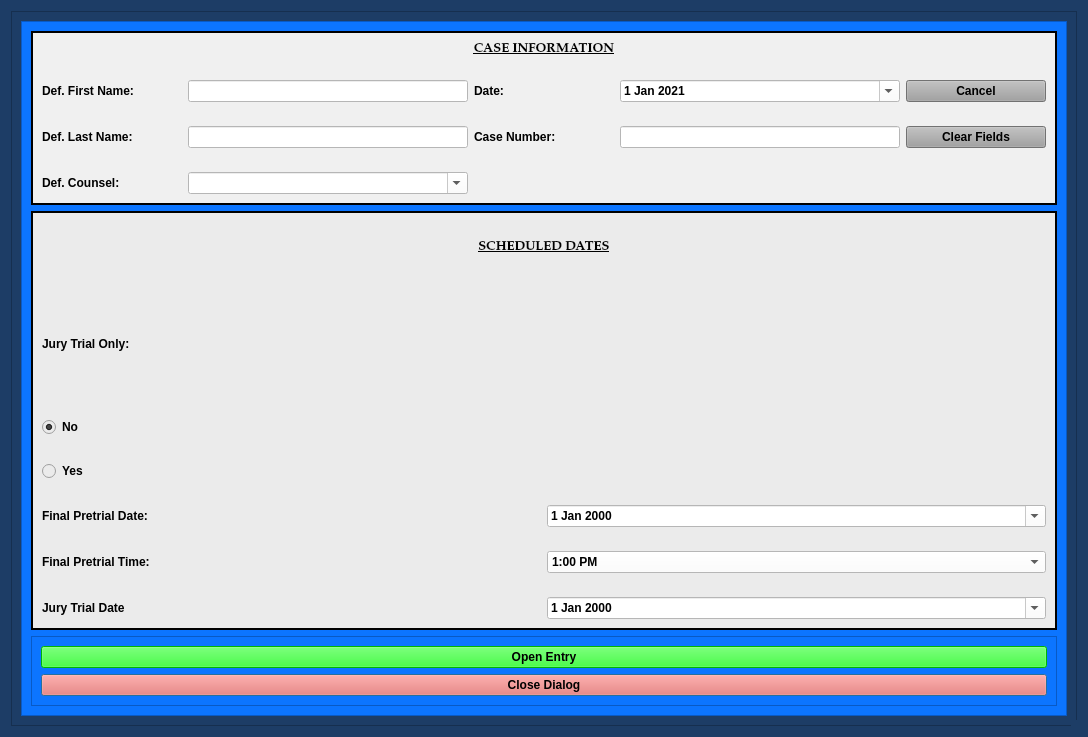
<?xml version="1.0" encoding="UTF-8"?>
<ui version="4.0">
 <class>FinalJuryNoticeOfHearingDialog</class>
 <widget class="QDialog" name="FinalJuryNoticeOfHearingDialog">
  <property name="windowModality">
   <enum>Qt::NonModal</enum>
  </property>
  <property name="geometry">
   <rect>
    <x>0</x>
    <y>0</y>
    <width>1088</width>
    <height>737</height>
   </rect>
  </property>
  <property name="sizePolicy">
   <sizepolicy hsizetype="Preferred" vsizetype="Preferred">
    <horstretch>0</horstretch>
    <verstretch>0</verstretch>
   </sizepolicy>
  </property>
  <property name="minimumSize">
   <size>
    <width>0</width>
    <height>0</height>
   </size>
  </property>
  <property name="maximumSize">
   <size>
    <width>2500</width>
    <height>3500</height>
   </size>
  </property>
  <property name="palette">
   <palette>
    <active>
     <colorrole role="Button">
      <brush brushstyle="SolidPattern">
       <color alpha="255">
        <red>29</red>
        <green>61</green>
        <blue>102</blue>
       </color>
      </brush>
     </colorrole>
     <colorrole role="Base">
      <brush brushstyle="SolidPattern">
       <color alpha="255">
        <red>29</red>
        <green>61</green>
        <blue>102</blue>
       </color>
      </brush>
     </colorrole>
     <colorrole role="Window">
      <brush brushstyle="SolidPattern">
       <color alpha="255">
        <red>29</red>
        <green>61</green>
        <blue>102</blue>
       </color>
      </brush>
     </colorrole>
    </active>
    <inactive>
     <colorrole role="Button">
      <brush brushstyle="SolidPattern">
       <color alpha="255">
        <red>29</red>
        <green>61</green>
        <blue>102</blue>
       </color>
      </brush>
     </colorrole>
     <colorrole role="Base">
      <brush brushstyle="SolidPattern">
       <color alpha="255">
        <red>29</red>
        <green>61</green>
        <blue>102</blue>
       </color>
      </brush>
     </colorrole>
     <colorrole role="Window">
      <brush brushstyle="SolidPattern">
       <color alpha="255">
        <red>29</red>
        <green>61</green>
        <blue>102</blue>
       </color>
      </brush>
     </colorrole>
    </inactive>
    <disabled>
     <colorrole role="Button">
      <brush brushstyle="SolidPattern">
       <color alpha="255">
        <red>29</red>
        <green>61</green>
        <blue>102</blue>
       </color>
      </brush>
     </colorrole>
     <colorrole role="Base">
      <brush brushstyle="SolidPattern">
       <color alpha="255">
        <red>29</red>
        <green>61</green>
        <blue>102</blue>
       </color>
      </brush>
     </colorrole>
     <colorrole role="Window">
      <brush brushstyle="SolidPattern">
       <color alpha="255">
        <red>29</red>
        <green>61</green>
        <blue>102</blue>
       </color>
      </brush>
     </colorrole>
    </disabled>
   </palette>
  </property>
  <property name="font">
   <font>
    <family>Palatino Linotype</family>
    <pointsize>10</pointsize>
    <weight>75</weight>
    <italic>false</italic>
    <bold>true</bold>
   </font>
  </property>
  <property name="windowTitle">
   <string>Final and Jury Notice of Hearing Information</string>
  </property>
  <property name="toolTip">
   <string/>
  </property>
  <property name="styleSheet">
   <string notr="true">background-color: rgb(29, 61, 102);
font: 75 10pt &quot;Palatino Linotype&quot;;
font-weight: bold;</string>
  </property>
  <property name="sizeGripEnabled">
   <bool>true</bool>
  </property>
  <property name="modal">
   <bool>true</bool>
  </property>
  <layout class="QGridLayout" name="gridLayout_8">
   <item row="0" column="0">
    <widget class="QFrame" name="frame_4">
     <property name="styleSheet">
      <string notr="true">background-color: rgb(29, 61, 102);</string>
     </property>
     <property name="frameShape">
      <enum>QFrame::StyledPanel</enum>
     </property>
     <property name="frameShadow">
      <enum>QFrame::Raised</enum>
     </property>
     <layout class="QGridLayout" name="gridLayout_4">
      <item row="0" column="0">
       <widget class="QScrollArea" name="scrollArea">
        <property name="focusPolicy">
         <enum>Qt::NoFocus</enum>
        </property>
        <property name="styleSheet">
         <string notr="true">background-color: rgb(12, 117, 255);</string>
        </property>
        <property name="widgetResizable">
         <bool>true</bool>
        </property>
        <widget class="QWidget" name="scrollAreaWidgetContents">
         <property name="geometry">
          <rect>
           <x>0</x>
           <y>0</y>
           <width>1048</width>
           <height>697</height>
          </rect>
         </property>
         <layout class="QGridLayout" name="gridLayout_2">
          <item row="2" column="0">
           <widget class="QFrame" name="frame_8">
            <property name="styleSheet">
             <string notr="true">background-color: rgb(12, 117, 255);</string>
            </property>
            <property name="frameShape">
             <enum>QFrame::StyledPanel</enum>
            </property>
            <property name="frameShadow">
             <enum>QFrame::Raised</enum>
            </property>
            <layout class="QGridLayout" name="gridLayout_10">
             <item row="2" column="0">
              <widget class="QPushButton" name="close_dialog_Button">
               <property name="styleSheet">
                <string notr="true">background-color: rgb(255, 96, 82);
font: 75 11pt &quot;Palatino Linotype&quot;;
font-weight: bold;</string>
               </property>
               <property name="text">
                <string>Close Dialog</string>
               </property>
              </widget>
             </item>
             <item row="0" column="0">
              <widget class="QPushButton" name="create_entry_Button">
               <property name="styleSheet">
                <string notr="true">background-color: rgb(0, 255, 0);
font: 75 11pt &quot;Palatino Linotype&quot;;
font-weight: bold;</string>
               </property>
               <property name="text">
                <string>Open Entry</string>
               </property>
               <property name="autoDefault">
                <bool>false</bool>
               </property>
              </widget>
             </item>
            </layout>
           </widget>
          </item>
          <item row="1" column="0">
           <widget class="QFrame" name="frame_5">
            <property name="styleSheet">
             <string notr="true">background-color: rgb(235, 235, 235);</string>
            </property>
            <property name="frameShape">
             <enum>QFrame::Box</enum>
            </property>
            <property name="frameShadow">
             <enum>QFrame::Plain</enum>
            </property>
            <property name="lineWidth">
             <number>2</number>
            </property>
            <layout class="QGridLayout" name="gridLayout_6">
             <item row="0" column="0">
              <layout class="QGridLayout" name="gridLayout_3" rowstretch="1,2,2,2,0,0,0" rowminimumheight="0,0,0,0,0,0,0">
               <property name="verticalSpacing">
                <number>24</number>
               </property>
               <item row="3" column="0">
                <widget class="QRadioButton" name="jury_trial_only_yes_radioButton">
                 <property name="text">
                  <string>Yes</string>
                 </property>
                 <attribute name="buttonGroup">
                  <string notr="true">buttonGroup</string>
                 </attribute>
                </widget>
               </item>
               <item row="1" column="0">
                <widget class="QLabel" name="label_8">
                 <property name="text">
                  <string>Jury Trial Only:</string>
                 </property>
                </widget>
               </item>
               <item row="5" column="0">
                <widget class="QLabel" name="final_pretrial_time_label">
                 <property name="text">
                  <string>Final Pretrial Time:</string>
                 </property>
                </widget>
               </item>
               <item row="5" column="1">
                <widget class="NoScrollComboBox" name="final_pretrial_time_box">
                 <property name="styleSheet">
                  <string notr="true">background-color: rgb(255, 255, 255);</string>
                 </property>
                 <item>
                  <property name="text">
                   <string>1:00 PM</string>
                  </property>
                 </item>
                 <item>
                  <property name="text">
                   <string>1:15 PM</string>
                  </property>
                 </item>
                 <item>
                  <property name="text">
                   <string>1:30 PM</string>
                  </property>
                 </item>
                 <item>
                  <property name="text">
                   <string>1:45 PM</string>
                  </property>
                 </item>
                 <item>
                  <property name="text">
                   <string>2:00 PM</string>
                  </property>
                 </item>
                 <item>
                  <property name="text">
                   <string>2:15 PM</string>
                  </property>
                 </item>
                 <item>
                  <property name="text">
                   <string>2:30 PM</string>
                  </property>
                 </item>
                 <item>
                  <property name="text">
                   <string>2:45 PM</string>
                  </property>
                 </item>
                 <item>
                  <property name="text">
                   <string>3:00 PM</string>
                  </property>
                 </item>
                 <item>
                  <property name="text">
                   <string>3:15 PM</string>
                  </property>
                 </item>
                 <item>
                  <property name="text">
                   <string>3:30 PM</string>
                  </property>
                 </item>
                 <item>
                  <property name="text">
                   <string>3:45 PM</string>
                  </property>
                 </item>
                 <item>
                  <property name="text">
                   <string>4:00 PM</string>
                  </property>
                 </item>
                 <item>
                  <property name="text">
                   <string>4:15 PM</string>
                  </property>
                 </item>
                </widget>
               </item>
               <item row="4" column="1">
                <widget class="NoScrollDateEdit" name="final_pretrial_dateEdit">
                 <property name="styleSheet">
                  <string notr="true">color: rgb(0, 0, 0);
background-color: rgb(255, 255, 255);</string>
                 </property>
                 <property name="calendarPopup">
                  <bool>true</bool>
                 </property>
                </widget>
               </item>
               <item row="4" column="0">
                <widget class="QLabel" name="final_pretrial_date_label">
                 <property name="text">
                  <string>Final Pretrial Date:</string>
                 </property>
                </widget>
               </item>
               <item row="0" column="0" colspan="2">
                <widget class="QLabel" name="label_5">
                 <property name="font">
                  <font>
                   <family>Palatino Linotype</family>
                   <pointsize>10</pointsize>
                   <weight>75</weight>
                   <italic>false</italic>
                   <bold>true</bold>
                   <underline>true</underline>
                  </font>
                 </property>
                 <property name="text">
                  <string>SCHEDULED DATES</string>
                 </property>
                 <property name="alignment">
                  <set>Qt::AlignCenter</set>
                 </property>
                </widget>
               </item>
               <item row="6" column="1">
                <widget class="NoScrollDateEdit" name="trial_dateEdit">
                 <property name="styleSheet">
                  <string notr="true">color: rgb(0, 0, 0);
background-color: rgb(255, 255, 255);</string>
                 </property>
                 <property name="calendarPopup">
                  <bool>true</bool>
                 </property>
                </widget>
               </item>
               <item row="6" column="0">
                <widget class="QLabel" name="label_4">
                 <property name="text">
                  <string>Jury Trial Date</string>
                 </property>
                </widget>
               </item>
               <item row="2" column="0">
                <widget class="QRadioButton" name="jury_trial_only_no_radioButton">
                 <property name="text">
                  <string>No</string>
                 </property>
                 <property name="checked">
                  <bool>true</bool>
                 </property>
                 <attribute name="buttonGroup">
                  <string notr="true">buttonGroup</string>
                 </attribute>
                </widget>
               </item>
              </layout>
             </item>
            </layout>
           </widget>
          </item>
          <item row="0" column="0">
           <widget class="QFrame" name="case_name_Frame">
            <property name="sizePolicy">
             <sizepolicy hsizetype="Preferred" vsizetype="Preferred">
              <horstretch>0</horstretch>
              <verstretch>0</verstretch>
             </sizepolicy>
            </property>
            <property name="styleSheet">
             <string notr="true">background-color: rgb(240, 240, 240);</string>
            </property>
            <property name="frameShape">
             <enum>QFrame::Box</enum>
            </property>
            <property name="frameShadow">
             <enum>QFrame::Plain</enum>
            </property>
            <property name="lineWidth">
             <number>2</number>
            </property>
            <layout class="QGridLayout" name="gridLayout_5">
             <item row="0" column="0">
              <layout class="QGridLayout" name="gridLayout" columnstretch="1,2,1,2,1">
               <property name="verticalSpacing">
                <number>24</number>
               </property>
               <item row="1" column="0">
                <widget class="QLabel" name="label">
                 <property name="text">
                  <string>Def. First Name:</string>
                 </property>
                </widget>
               </item>
               <item row="1" column="1">
                <widget class="QLineEdit" name="defendant_first_name_lineEdit">
                 <property name="styleSheet">
                  <string notr="true">background-color: rgb(255, 255, 255);</string>
                 </property>
                </widget>
               </item>
               <item row="1" column="2">
                <widget class="QLabel" name="label_26">
                 <property name="text">
                  <string>Date:</string>
                 </property>
                </widget>
               </item>
               <item row="1" column="3">
                <widget class="NoScrollDateEdit" name="plea_trial_date">
                 <property name="focusPolicy">
                  <enum>Qt::NoFocus</enum>
                 </property>
                 <property name="styleSheet">
                  <string notr="true">color: rgb(0, 0, 0);
background-color: rgb(255, 255, 255);</string>
                 </property>
                 <property name="minimumDate">
                  <date>
                   <year>2021</year>
                   <month>1</month>
                   <day>1</day>
                  </date>
                 </property>
                 <property name="calendarPopup">
                  <bool>true</bool>
                 </property>
                 <property name="date">
                  <date>
                   <year>2021</year>
                   <month>1</month>
                   <day>1</day>
                  </date>
                 </property>
                </widget>
               </item>
               <item row="1" column="4">
                <widget class="QPushButton" name="cancel_Button">
                 <property name="focusPolicy">
                  <enum>Qt::NoFocus</enum>
                 </property>
                 <property name="styleSheet">
                  <string notr="true">background-color: rgb(160, 160, 160);</string>
                 </property>
                 <property name="text">
                  <string>Cancel</string>
                 </property>
                </widget>
               </item>
               <item row="2" column="0">
                <widget class="QLabel" name="label_2">
                 <property name="text">
                  <string>Def. Last Name:</string>
                 </property>
                </widget>
               </item>
               <item row="2" column="1">
                <widget class="QLineEdit" name="defendant_last_name_lineEdit">
                 <property name="enabled">
                  <bool>true</bool>
                 </property>
                 <property name="styleSheet">
                  <string notr="true">background-color: rgb(255, 255, 255);</string>
                 </property>
                </widget>
               </item>
               <item row="2" column="2">
                <widget class="QLabel" name="label_3">
                 <property name="text">
                  <string>Case Number:</string>
                 </property>
                </widget>
               </item>
               <item row="2" column="3">
                <widget class="QLineEdit" name="case_number_lineEdit">
                 <property name="maximumSize">
                  <size>
                   <width>500</width>
                   <height>16777215</height>
                  </size>
                 </property>
                 <property name="styleSheet">
                  <string notr="true">background-color: rgb(255, 255, 255);</string>
                 </property>
                </widget>
               </item>
               <item row="2" column="4">
                <widget class="QPushButton" name="clear_fields_case_Button">
                 <property name="focusPolicy">
                  <enum>Qt::NoFocus</enum>
                 </property>
                 <property name="styleSheet">
                  <string notr="true">background-color: rgb(160, 160, 160);</string>
                 </property>
                 <property name="text">
                  <string>Clear Fields</string>
                 </property>
                </widget>
               </item>
               <item row="3" column="0">
                <widget class="QLabel" name="label_24">
                 <property name="text">
                  <string>Def. Counsel:</string>
                 </property>
                </widget>
               </item>
               <item row="3" column="1">
                <widget class="QComboBox" name="defense_counsel_name_box">
                 <property name="styleSheet">
                  <string notr="true">background-color: rgb(255, 255, 255);</string>
                 </property>
                 <property name="editable">
                  <bool>true</bool>
                 </property>
                </widget>
               </item>
               <item row="0" column="0" colspan="5">
                <widget class="QLabel" name="label_6">
                 <property name="font">
                  <font>
                   <family>Palatino Linotype</family>
                   <pointsize>10</pointsize>
                   <weight>75</weight>
                   <italic>false</italic>
                   <bold>true</bold>
                   <underline>true</underline>
                  </font>
                 </property>
                 <property name="text">
                  <string>CASE INFORMATION</string>
                 </property>
                 <property name="alignment">
                  <set>Qt::AlignCenter</set>
                 </property>
                </widget>
               </item>
              </layout>
             </item>
            </layout>
           </widget>
          </item>
         </layout>
        </widget>
       </widget>
      </item>
     </layout>
    </widget>
   </item>
  </layout>
 </widget>
 <customwidgets>
  <customwidget>
   <class>NoScrollDateEdit</class>
   <extends>QDateEdit</extends>
   <header>.custom_widgets</header>
  </customwidget>
  <customwidget>
   <class>NoScrollComboBox</class>
   <extends>QComboBox</extends>
   <header>.custom_widgets</header>
  </customwidget>
 </customwidgets>
 <tabstops>
  <tabstop>defendant_first_name_lineEdit</tabstop>
  <tabstop>defendant_last_name_lineEdit</tabstop>
  <tabstop>case_number_lineEdit</tabstop>
  <tabstop>create_entry_Button</tabstop>
  <tabstop>close_dialog_Button</tabstop>
 </tabstops>
 <resources/>
 <connections/>
 <slots>
  <slot>create_entry()</slot>
  <slot>continue_dialog()</slot>
  <slot>close_window()</slot>
  <slot>set_dialog()</slot>
  <slot>update_case_information()</slot>
  <slot>ovi_dialog()</slot>
  <slot>sentencing_dialog()</slot>
  <slot>proceed_to_sentencing()</slot>
  <slot>proceed_to_ovi()</slot>
  <slot>add_charge()</slot>
  <slot>set_statute()</slot>
  <slot>set_pay_date()</slot>
  <slot>amend_offense()</slot>
  <slot>set_offense()</slot>
  <slot>add_charge_to_view()</slot>
  <slot>delete_charge()</slot>
  <slot>delete_charge_from_view()</slot>
  <slot>close_event()</slot>
  <slot>set_fra_in_file()</slot>
  <slot>set_fra_in_court()</slot>
  <slot>start_add_conditions_dialog()</slot>
  <slot>start_amend_offense_dialog()</slot>
 </slots>
 <buttongroups>
  <buttongroup name="buttonGroup"/>
 </buttongroups>
</ui>
